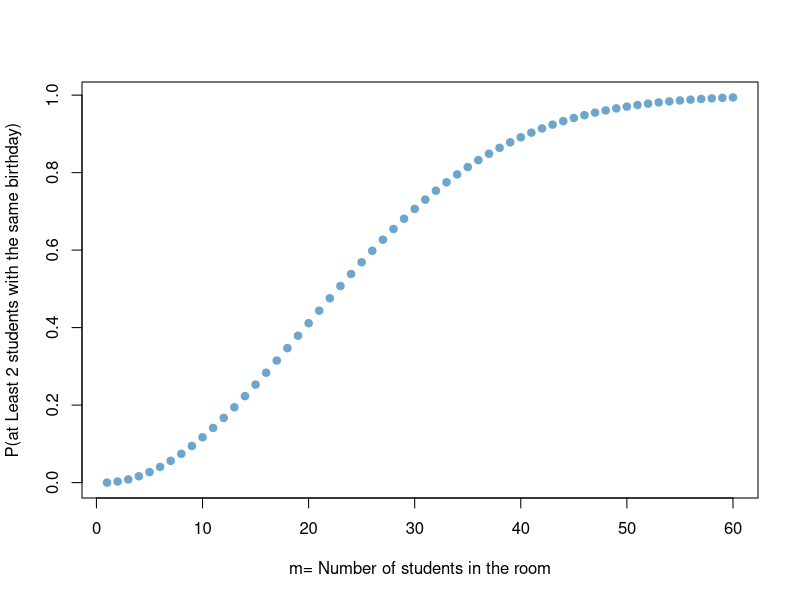

The R script that drew this image:
#Creating a Probability Function
#For if students have the same birthday
m<-seq(10,50,5)

ProbX<-function(m)
{
  c(students=m, 
  ProdAtL2sB=1-prod((365:(365-m+1)/365)))

}

#Changing data for use in a plot
m<-1:60
p<-numeric(60)
for(i in m){
  q=prod((365:(365-i+1))/365)
  p[i]=1-q
  }
#Plotting the data on a dot plot graph

plot(m,
     p,
     col="skyblue3",
     pch=19,
     ylab="P(at Least 2 students with the same birthday)",
     xlab="m= Number of students in the room")

#Dice Problem
Omega<-expand.grid(roll1=1:6,roll2=1:6)
H<-subset(Omega,roll1+roll2==8)
G<-subset(Omega,roll1==4)
PG<-dim(G)[1]/dim(Omega)[1]
HaG<-subset(Omega,roll1==4 & roll2==4)
PHaG<-dim(HaG)[1]/dim(Omega)[1]
